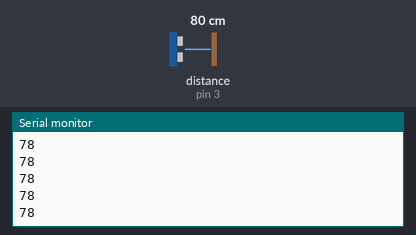
A sketch run on a simulated Arduino Uno, built with avr-gcc and run on an emulated ATmega328P. On the bench: the last lines printed to the serial monitor. Wiring (inferred from the names in the program): ultrasonic range finder: trigger pin 2; echo pin 3. The test bench sets the inputs (shaded band); at power-on: distance to the obstacle (sensor on pin 3) 80 cm. The echo pulse lasts 58.3 µs per cm; no radio packets arrive unless stated.

Above: at 1.2 s.
1.3 s: distance to the obstacle (sensor on pin 3) set to 2 cm
At 1.4 s:
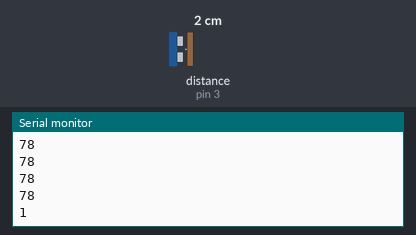
2.8 s: distance to the obstacle (sensor on pin 3) set to 4 cm
At 2.82 s:
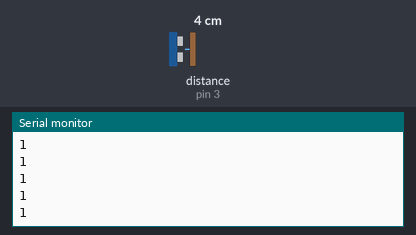
Timing chart, 0 to 5.8 s (numbered marks = the images above; inputs shaded):
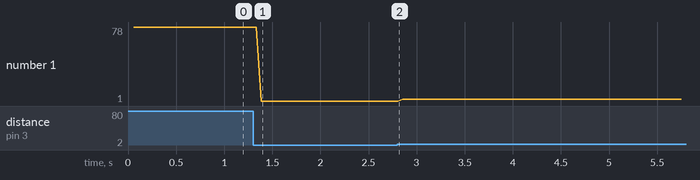

The sketch:

NRF24L01TranData.ino
```cpp
#include <SPI.h>
#include <nRF24L01.h>
#include <RF24.h>

// Define Trig and Echo pin for HC-204:
#define trigPin 2
#define echoPin 3

// Define variables for HC-204:
long duration;
int distanceInCm;

// Define CE and CSN pin for NRF24L01
#define CEpin 4
#define CSNpin 5

//NRF radio setup
RF24 radio(CEpin, CSNpin);
const uint64_t pipe = 0xE8E8F0F0E1LL;

void setup() {
  Serial.begin(9600);
  pinMode(trigPin, OUTPUT);
  pinMode(echoPin, INPUT);
  radio.begin();
  radio.setChannel(1);
  radio.openWritingPipe(pipe);
  radio.setPALevel(RF24_PA_MIN);
  radio.stopListening();
}

void loop() {
  distanceInCm = getWaterHeight();
  Serial.println(distanceInCm);
  // bool success = sendData(distanceInCm);
  // if (success) {
  //   Serial.print("Data sent: ");
  //   Serial.println(distanceInCm);
  // } else {
  //   Serial.println("Transmission failed :(");
  // }
}

bool sendData(int data){
  delay(1000);
  return radio.write(&data, sizeof(data));
}

int getWaterHeight(){
  // Clear the trigPin by setting it LOW:
  digitalWrite(trigPin, LOW);
  delayMicroseconds(5);

  // Trigger the sensor by setting the trigPin high for 10 microseconds:
  digitalWrite(trigPin, HIGH);
  delayMicroseconds(10);
  digitalWrite(trigPin, LOW);

  // Read the echoPin, pulseIn() returns the duration (length of the pulse) in microseconds:
  duration = pulseIn(echoPin, HIGH);
  // Calculate the distance:
  distanceInCm = duration * 0.034 / 2;

  delay(50);
  return distanceInCm;
}
```

Measured:
- after the input at 1.3 s, the serial monitor: prints a new line after 0.08 s (image 1)
- plotted number 1: 78 → 1 after the input at 1.3 s, 1 → 3 after the input at 2.8 s
